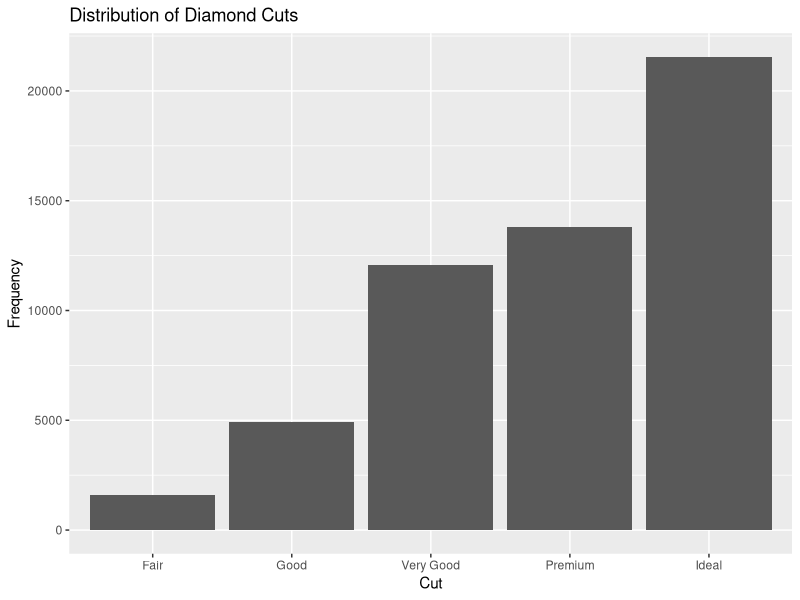
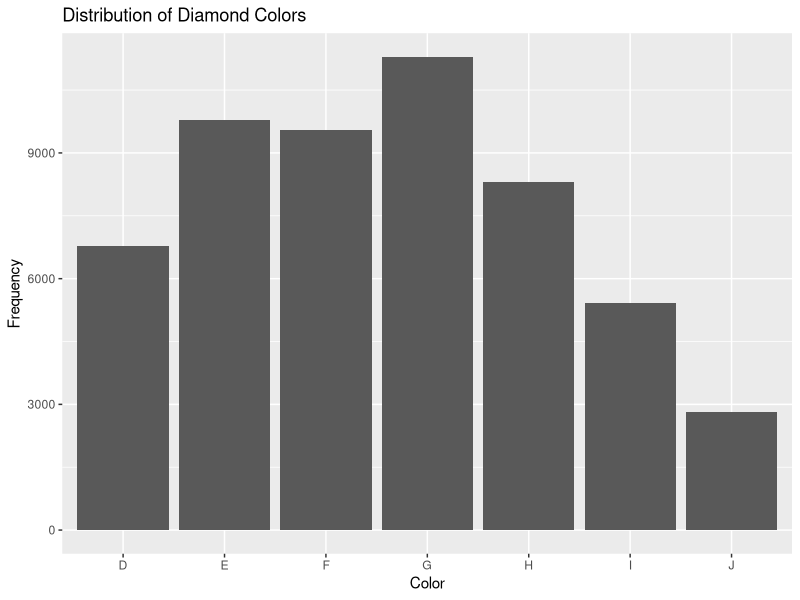
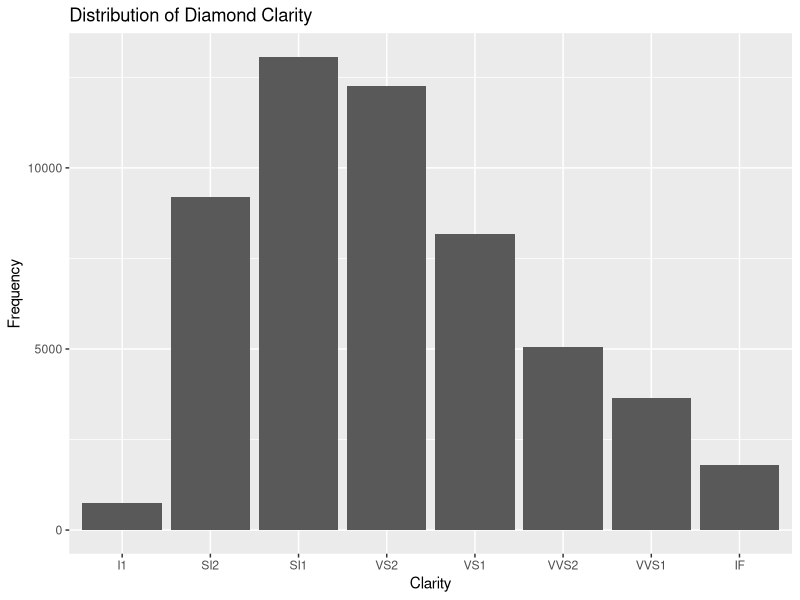
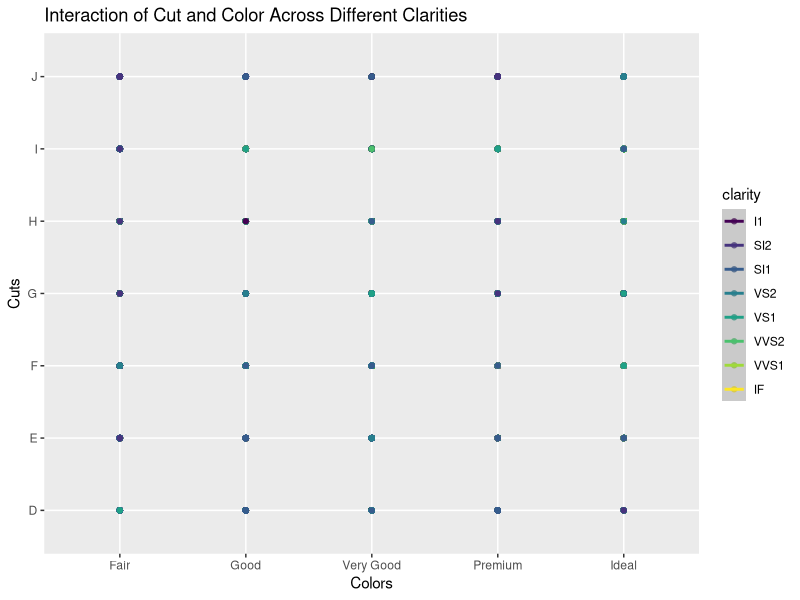

Write R code to recreate these figures, in order.
## ---- chunk 1
knitr::opts_chunk$set(echo = TRUE)
library('tidyverse') ; library('ggplot2')
## ---- chunk 2
data("diamonds", package = "ggplot2")
names(diamonds)
## ---- chunk 3
ggplot(diamonds, aes(x = cut)) +
  geom_bar() +
  ggtitle("Distribution of Diamond Cuts") +
  xlab("Cut") +
  ylab("Frequency")
## ---- chunk 4
ggplot(diamonds, aes(x = color)) +
  geom_bar() +
  ggtitle("Distribution of Diamond Colors") +
  xlab("Color") +
  ylab("Frequency")

## ---- chunk 5
ggplot(diamonds, aes(x = clarity)) +
  geom_bar() +
  ggtitle("Distribution of Diamond Clarity") +
  xlab("Clarity") +
  ylab("Frequency")

## ---- chunk 6
ggplot(diamonds, aes(x = cut, y = color, color = clarity)) +
  geom_point() + 
  geom_smooth(method = 'lm') +
  ggtitle("Interaction of Cut and Color Across Different Clarities") +
  ylab('Cuts') +
  xlab('Colors')

diamonds_model <- lm(price ~ cut * color * clarity, data = diamonds)
summary(diamonds_model)

diamonds_model_simple <- lm(price ~ cut + color + clarity, data = diamonds)
anova(diamonds_model_simple, diamonds_model)

